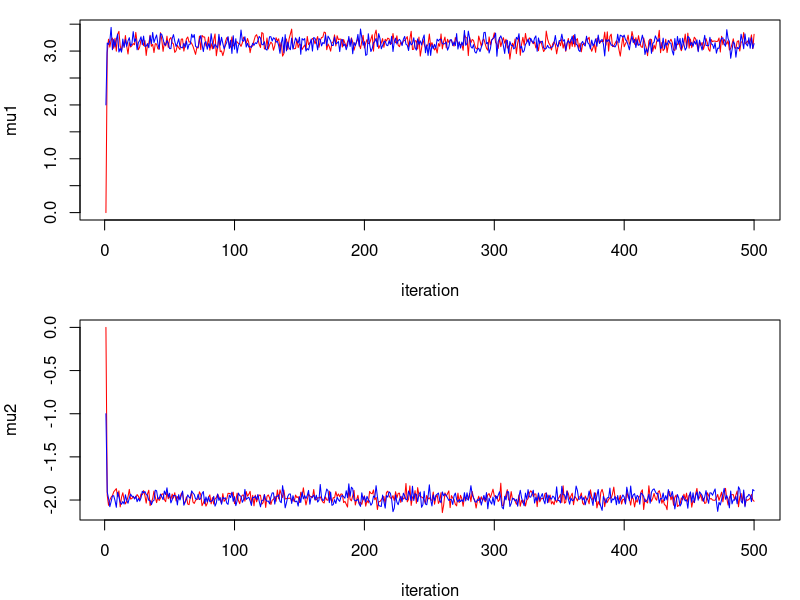
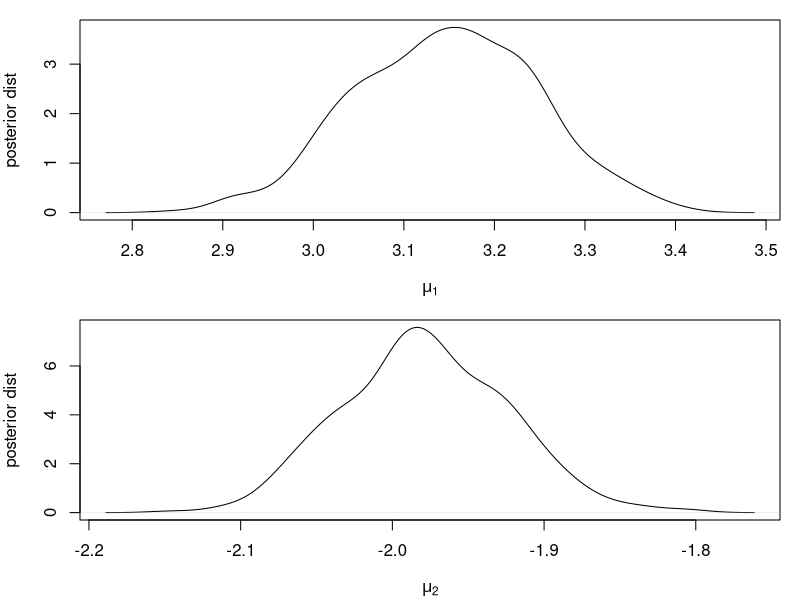
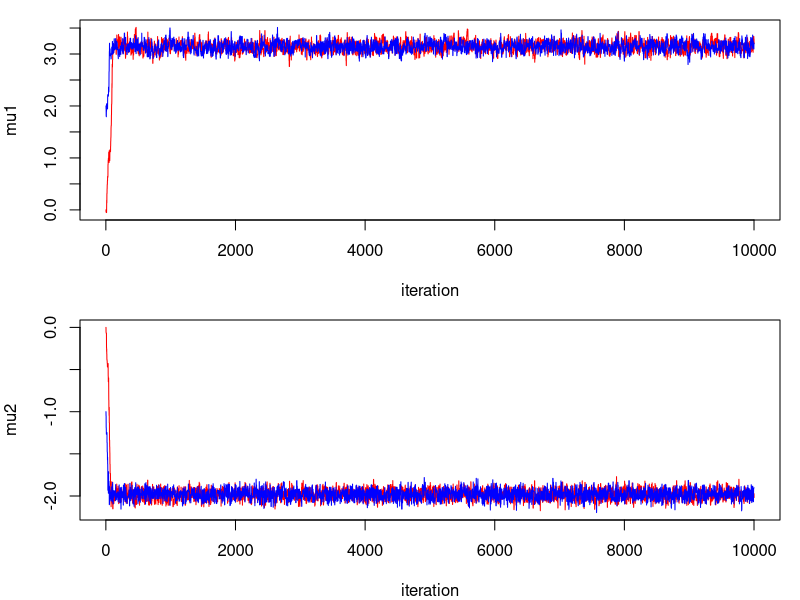
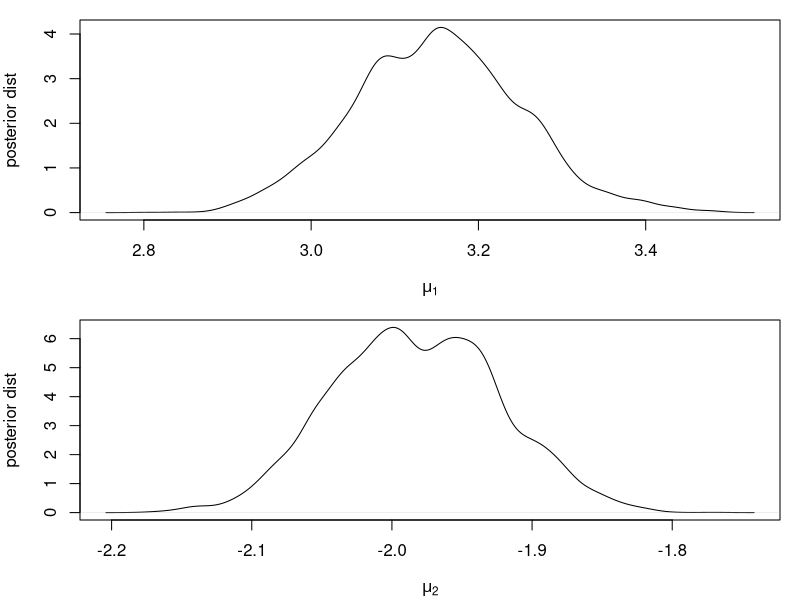
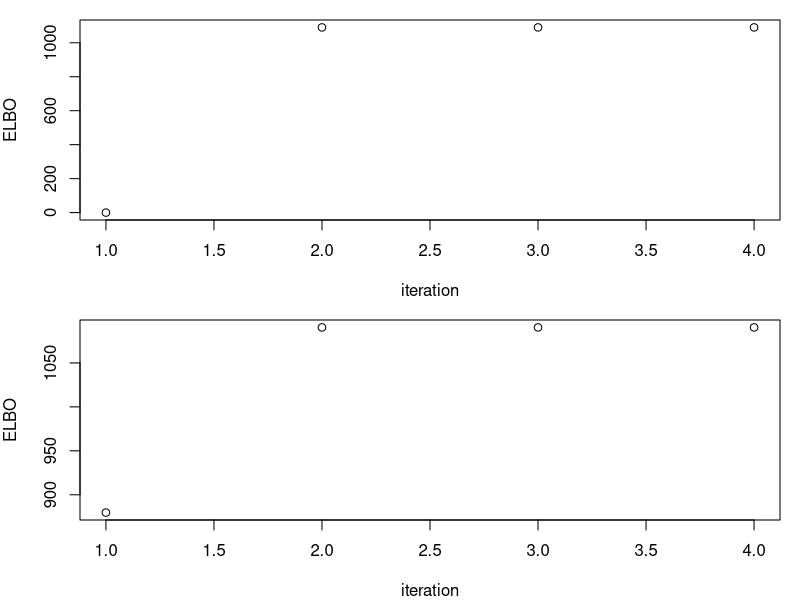

Write the R code that produced these figures, in order.
## ---- chunk 1
knitr::opts_chunk$set(echo = TRUE)
## ---- chunk 2
X = scan(file="assignment4_prob1_2023.txt", what=double())

length(X)

mean(X)
## ---- chunk 3
# calculate the new beta parameter for the posterior distribution

(posterior_beta = 1 + (sum((X-75)^2)) / 2)
## ---- chunk 4
x = scan(file="assignment4_prob2_x_2023.txt", what=double())

y = scan(file="assignment4_prob2_y_2023.txt", what=double())

length(x)

length(y)

mean(x)

mean(y)
## ---- chunk 5
GibbsS <- function(mu1, mu2, nreps){

  Gsamples <- matrix(nrow=nreps, ncol=2)
  Gsamples[1,] <- c(mu1, mu2)

  # main loop
  for (i in 2:nreps) {
    mu1 <- rnorm(1, (sum(x) - 2*mu2)/103, sqrt(1/103))
    mu2 <- rnorm(1, 2*(sum(y) - mu1)/303, sqrt(1/303))
    Gsamples[i,] <- c(mu1, mu2)
  }

  return(Gsamples=Gsamples)
}
## ---- chunk 6

set.seed(456)

# sample size
nreps <- 500

# initial values
mu1 <- 0
mu2 <- 0

GibbsS1 = GibbsS(mu1, mu2, nreps)

# initial values
mu1 <- 2
mu2 <- -1

GibbsS2 = GibbsS(mu1, mu2, nreps)
## ---- chunk 7
par(mfrow=c(2,1), mar=c(4,4,1,1))
plot(1:nreps, GibbsS1[,1], type="l", col="red", ylim = c(min(GibbsS1[,1],GibbsS2[,1]), max(GibbsS1[,1],GibbsS2[,1])), 
     xlab = "iteration", ylab ="mu1")
points(1:nreps, GibbsS2[,1], type="l", col="blue")

plot(1:nreps, GibbsS1[,2], type="l", col="red", ylim = c(min(GibbsS1[,2],GibbsS2[,2]), max(GibbsS1[,2],GibbsS2[,2])), 
     xlab = "iteration", ylab ="mu2")
points(1:nreps, GibbsS2[,2], type="l", col="blue")
## ---- chunk 8
par(mfrow=c(2,1), mar=c(4,4,1,1))
plot(density(GibbsS1[-(1:50),1]), ylab="posterior dist", xlab=expression(mu[1]), main="")
plot(density(GibbsS1[-(1:50),2]), ylab="posterior dist", xlab=expression(mu[2]), main="")
## ---- chunk 9
mean(GibbsS1[-(1:50),1])
mean(GibbsS1[-(1:50),2])

quantile(GibbsS1[-(1:50),1], probs= c(0.05, 0.95))

quantile(GibbsS1[-(1:50),2], probs= c(0.05, 0.95))
## ---- chunk 10
dbinorm <- function(x, mu, Si) {
    # x and mu are vectors length 2 and Si a 2x2 matric
    # returns the density at x of a bivariate normal (mean mu, var Si)
    exp(-t(x - mu)%*%solve(Si, x - mu)/2)/2/pi/sqrt(det(Si))
}


######## MH algorithm ################
run_metropolis_MCMC <- function(startvalue, iterations){
    chain = array(dim = c(iterations+1,2))
    chain[1,] = startvalue
    for (i in 1:iterations){
        proposal = proposalfunction(chain[i,])
         
        probab = exp(posterior(proposal) - posterior(chain[i,]))
        if (runif(1) < probab){
            chain[i+1,] = proposal
        }else{
            chain[i+1,] = chain[i,]
        }
    }
    return(chain)
}
  
# propose new parameter values
proposalfunction <- function(param){
    return(rnorm(2,mean = param, sd= c(0.1,0.1)))
}

# evaluate log posterior at given parameter values  
posterior <- function(param){
   return (likelihood(param) + prior(param))
}

# evaluate log prior at given parameter values  
prior <- function(param){
    mu_vec = c(0, 0)
    sigma_matrix = matrix(c(3/5, -2/5, -2/5, 3/5), ncol=2)
    return(log(dbinorm(param, mu_vec, sigma_matrix)))
}

# evaluate log likelihood at given parameter values  
likelihood <- function(param){
    mu1 = param[1]
    mu2 = param[2]
    ll_x = sum(dnorm(x, mean=mu1, sd=1, log = TRUE))
    ll_y = sum(dnorm(y, mean=mu2, sd=1/sqrt(2), log = TRUE))
    return(ll_x + ll_y)
}
## ---- chunk 11
set.seed(456)

nreps = 10000

# initial values
startvalue = c(0,0)
# simulate 10000 samples
MHchain1 = run_metropolis_MCMC(startvalue, nreps)

# initial values
startvalue = c(2,-1)
# simulate another 10000 samples
MHchain2 = run_metropolis_MCMC(startvalue, nreps)

# remove the first 5000 as burn-in
burnIn = 5000

# computing average acceptance probability
(acceptance1 = 1-mean(duplicated(MHchain1[-(1:burnIn),])))
(acceptance2 = 1-mean(duplicated(MHchain2[-(1:burnIn),])))
## ---- chunk 12
par(mfrow=c(2,1), mar=c(4,4,1,1))
plot(1:(nreps+1), MHchain1[,1], type="l", col="red", ylim = c(min(MHchain1[,1], MHchain2[,1]), max(MHchain1[,1], MHchain2[,1])), 
     xlab = "iteration", ylab ="mu1")
points(1:(nreps+1), MHchain2[,1], type="l", col="blue")

plot(1:(nreps+1), MHchain1[,2], type="l", col="red", ylim = c(min(MHchain1[,2], MHchain2[,2]), max(MHchain1[,2], MHchain2[,2])), 
     xlab = "iteration", ylab ="mu2")
points(1:(nreps+1), MHchain2[,2], type="l", col="blue")
## ---- chunk 13
par(mfrow=c(2,1), mar=c(4,4,1,1))
plot(density(MHchain1[-(1:burnIn),1]), ylab="posterior dist", xlab=expression(mu[1]), main="")
plot(density(MHchain1[-(1:burnIn),2]), ylab="posterior dist", xlab=expression(mu[2]), main="")
## ---- chunk 14
mean(MHchain1[-(1:burnIn),1])
mean(MHchain1[-(1:burnIn),2])

quantile(MHchain1[-(1:burnIn),1], probs= c(0.05, 0.95))

quantile(MHchain1[-(1:burnIn),2], probs= c(0.05, 0.95))
## ---- chunk 15
# x,y: data
# mu10, mu20 : prior for mu
# initial values for mu1*, mu2*,: mu1.vi.init, mu2.vi.init  
# epsilon : If the ELBO has changed by less than epsilon, the CAVI algorithm will stop
# max.iter : maximum number of iteration
cavi.normal <- function(x, y, mu1.vi.init, mu2.vi.init, epsilon=1e-5, max.iter=100) {
  
  mu1.vi = mu1.vi.init
  mu2.vi = mu2.vi.init

  
  # store the ELBO for each iteration
  elbo = c()
  
  # I will store mu*, sigma2*, a*, b* for each iteration 
  mu1.vi.list = mu2.vi.list = c()
  
  # compute the ELBO using initial values of mu*

  elbo = c(elbo, (-103/2) * mu1.vi^2 + mu1.vi*sum(x) - (303/2) * mu2.vi^2 + 2*mu2.vi*sum(y) - 2*mu1.vi*mu2.vi)
  mu1.vi.list = c(mu1.vi.list, mu1.vi)
  mu2.vi.list = c(mu2.vi.list, mu2.vi)
  
  # set the change in the ELBO with 1
  delta.elbo = 1

  # number of iteration
  n.iter = 1
  
  # If the elbo has changed by less than epsilon, the CAVI will stop.   
  while((delta.elbo > epsilon) & (n.iter <= max.iter)){

    # Update mu.vi and sigma2.vi
    mu1.vi = (sum(x) - 2*mu2.vi)/103
    mu2.vi = (2*sum(y)-2*mu1.vi)/303
    
    
    # compute the ELBO using the current values of mu*
    elbo = c(elbo, (-103/2) * mu1.vi^2 + mu1.vi*sum(x) - (303/2) * mu2.vi^2 + 2*mu2.vi*sum(y) - 2*mu1.vi*mu2.vi)
    mu1.vi.list = c(mu1.vi.list, mu1.vi)
    mu2.vi.list = c(mu2.vi.list, mu2.vi)
    
    # compute the change in the elbo 
    delta.elbo = elbo[length(elbo)]  - elbo[length(elbo)-1]

    # increase the number of iteration 
    n.iter = n.iter + 1
  }
  
  return(list(elbo = elbo, mu1.vi.list = mu1.vi.list, 
              mu2.vi.list=mu2.vi.list))
}
## ---- chunk 16
set.seed(456)

cavi1 = cavi.normal(x, y, mu1.vi.init=0, mu2.vi.init=0, epsilon=1e-5, max.iter=100)
cavi.res = cavi1
cavi.res$elbo
plot(cavi.res$elbo, ylab='ELBO', xlab='iteration')  
print(paste("mu1* and mu2* = (", 
            round(cavi.res$mu1.vi.list[length(cavi.res$mu1.vi.list)],2), ",", 
            round(cavi.res$mu2.vi.list[length(cavi.res$mu2.vi.list)],2), ")", sep=""))
## ---- chunk 17
cavi2 = cavi.normal(x, y, mu1.vi.init=2, mu2.vi.init=-1, epsilon=1e-5, max.iter=100)
cavi.res = cavi2
cavi.res$elbo
plot(cavi.res$elbo, ylab='ELBO', xlab='iteration')  
print(paste("mu1* and mu2* = (", 
            round(cavi.res$mu1.vi.list[length(cavi.res$mu1.vi.list)],2), ",", 
            round(cavi.res$mu2.vi.list[length(cavi.res$mu2.vi.list)],2), ")", sep=""))

